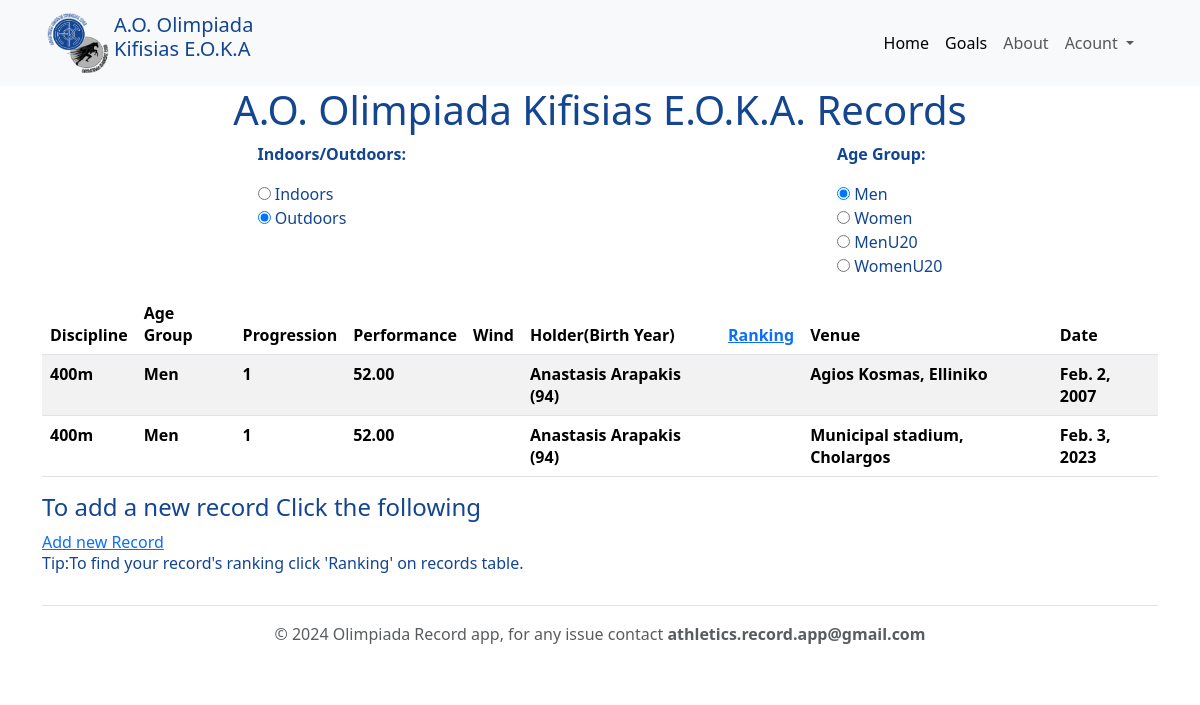
Page /records/ on the earlier database version.
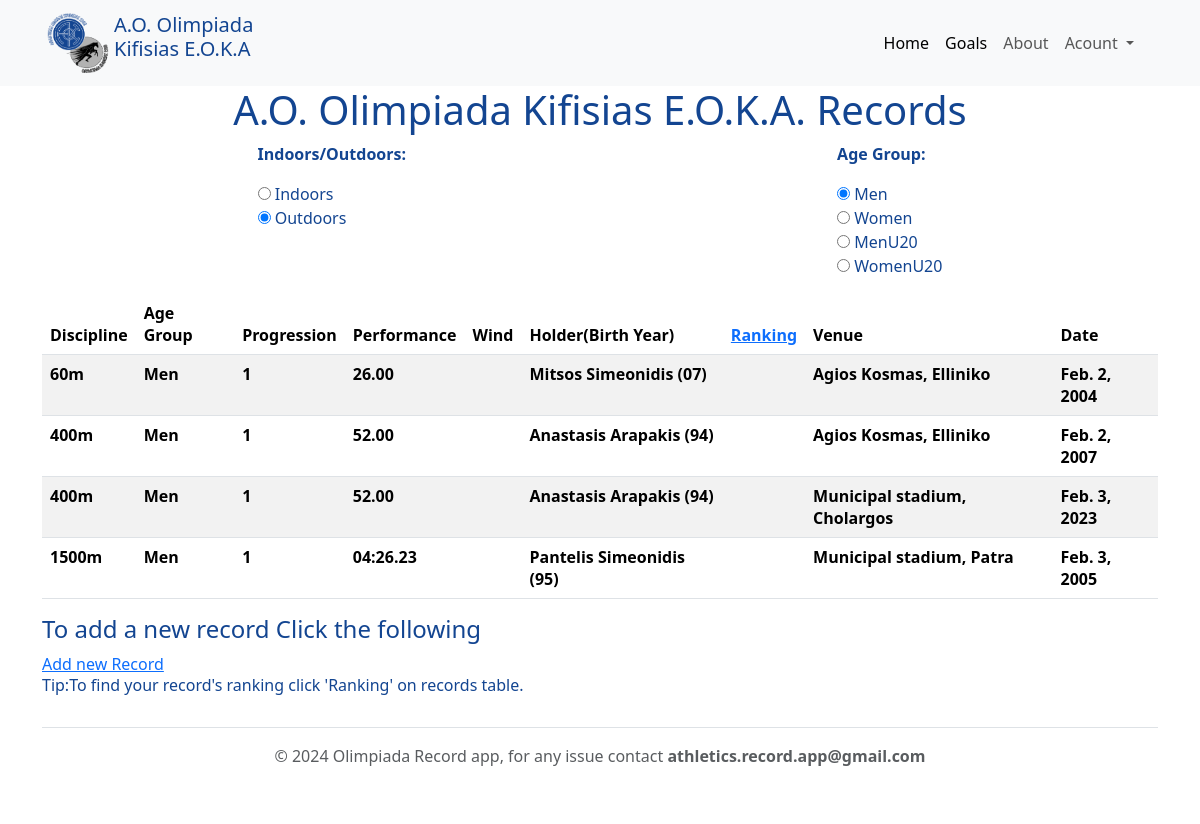
Same page on the later database version.
### records/models.py (models this page shows, shortened)
class Record(models.Model):
    user = models.ForeignKey(User, blank=True, null=True, on_delete=models.SET_NULL)
    holder = models.ForeignKey(Athlete, blank=True, null=True, on_delete=models.SET_NULL)
    age_group = models.ForeignKey(AgeGroup, blank=True, null=True, on_delete=models.SET_NULL)
    discipline = models.ForeignKey(Discipline, blank=True, null=True, on_delete=models.SET_NULL)
    venue = models.ForeignKey(Venue, blank=True, null=True, on_delete=models.SET_NULL)
    stadium = models.ForeignKey(Stadium, blank=True, null=True, on_delete=models.SET_NULL)
    performance = models.FloatField(blank=False, null=True)
    ranking = models.IntegerField(blank=True, null=True)
    progression = models.IntegerField(blank=True, null=True, default=1)
    wind = models.DecimalField(
        max_digits=3,
        decimal_places=1,
        validators=[MinValueValidator(-9.9), MaxValueValidator(9.9)],
        null=True,
        blank=True
    )
    record_date = models.DateField(auto_now=False, auto_now_add=False, null=True, blank=True)
    timestamp = models.DateTimeField(auto_now_add=True)
    updated = models.DateTimeField(auto_now=True)
    @property
    def formatted_performance(self):
        if self.performance is None:
            return ''
        if self.discipline.discipline_type == 'road':
            performance_formatted = self.performance
            minutes = int((performance_formatted % 3600) // 60)
            seconds = performance_formatted % 60
            if minutes == 0:
                performance_formatted_str = f"{seconds:05.2f}"
            else:
                performance_formatted_str = f"{minutes:02}:{seconds:05.2f}"
        else:
            performance_formatted_str = f'{self.performance:.2f}'
        return performance_formatted_str
    def __str__(self):
        return f"{self.discipline} {self.age_group} {self.holder.__str__()}"
    def get_wind_display(self):
        return '' if self.wind is None else str(self.wind)
    def get_ranking_display(self):
        return '' if self.ranking is None else str(self.ranking)
    class Meta:
        unique_together = [['holder', 'discipline', 'performance', 'age_group']]
        db_table = 'Olimpiada records'

class Discipline(models.Model):
    stadium = models.ForeignKey(Stadium, on_delete=models.CASCADE)
    name = models.CharField(max_length=25)
    @property
    def discipline_type(self):
        if self.name in road_disciplines:
            return 'road'
        else:
            return 'field'
    class Meta:
        unique_together = [('stadium', 'name')]
    def __str__(self):
        return f"{self.name} {self.stadium}"

class AgeGroup(models.Model):
    age_group = models.CharField(max_length=10)
    def __str__(self):
        return self.age_group

class Athlete(models.Model):
    first_name = models.CharField(max_length=120)
    last_name = models.CharField(max_length=120)
    birth_year = models.IntegerField(default=None, blank=True, null=True)
    @property
    def full_name(self):
        return f"{self.first_name} {self.last_name}"
    @property
    def full_name_with_birthyear(self):
        return f"{self.full_name} ({str(self.birth_year)[2:]})"
    def __str__(self):
        return self.full_name

class Venue(models.Model):
    area = models.CharField(max_length=30)
    stadium_name = models.CharField(max_length=30)
    def __str__(self):
        return f"{self.stadium_name}, {self.area}"

### records/views.py (the view, shortened to what this page needs)
# urls.py: path('records/', RecordListView.as_view(), name='records-list'),
class RecordListView(ListView):
    model = Record
    def get_context_data(self, **kwargs):
        context = super().get_context_data(**kwargs)
        context['filter_form'] = RecordFilterForm(self.request.GET or
                                                  {'indoors_outdoors': 'outdoors', 'age_group': 'Men'})
        context['title'] = 'Records'
        return context
    def get_queryset(self):
        queryset = Record.objects.annotate(
            discipline_type=Case(
                When(discipline__name__in=road_disciplines, then=Value('road')),
                default=Value('field'),
                output_field=CharField()
            )
        ).order_by('age_group__age_group', '-discipline_type', 'performance')
        indoors_outdoors = self.request.GET.get('indoors_outdoors')
        if indoors_outdoors:
            queryset = queryset.filter(discipline__stadium__indoors_outdoors=indoors_outdoors)
        age_group = self.request.GET.get('age_group')
        if age_group:
            queryset = queryset.filter(age_group__age_group=age_group)
        return queryset
    title = 'Records'

### records/forms.py
class RecordFilterForm(forms.Form):
    indoors_outdoors = forms.ChoiceField(
        choices=[('indoors', 'Indoors'), ('outdoors', 'Outdoors')],
        widget=forms.RadioSelect,
        required=False,
        label='Stadium',
        initial='outdoors',
    )
    AGE_GROUP_CHOICES = [
        ('Men', 'Men'),
        ('Women', 'Women'),
        ('MenU20', 'MenU20'),
        ('WomenU20', 'WomenU20'),
    ]
    age_group = forms.ChoiceField(
        choices=AGE_GROUP_CHOICES,
        required=False,
        widget=forms.RadioSelect,
        initial='Men'
    )
    def __init__(self, *args, **kwargs):
        super().__init__(*args, **kwargs)
        self.fields['indoors_outdoors'].initial = 'outdoors'
        self.fields['age_group'].initial = 'Men'

### records/models.py (called while the page is built)
    def __str__(self):
        return self.name

### templates/records/record_list.html (shortened to what this page needs)
{% extends "base.html" %}
{% block content %}
           <h1 class="align-self-center">A.O. Olimpiada Kifisias E.O.K.A. Records</h1>
        <form id="filter-form" method="get">
            <div class="d-flex flex-wrap justify-content-around">
                <div class="d-inline">
                    <p class="fw-bold">Indoors/Outdoors:</p>
                    {{ filter_form.indoors_outdoors }}
                 </div>
                <div class="d-inline">
                    <p class="fw-bold">Age Group:</p>
                    {{ filter_form.age_group }}
                </div>
            </div>
        </form>
         <div class="overflow-x-scroll">
         <table class="table table-striped">
         <thead>
             <tr>
                <th>Discipline</th>
                <th>Age Group</th>
                <th>Progression</th>
                <th>Performance</th>
                <th>Wind</th>
                <th>Holder(Birth Year)</th>
                <th><a href="https://caltaf.com/pointscalc/calc.html">Ranking</a></th>
                <th>Venue</th>
                <th>Date</th>
             </tr>
         </thead>
         {% for object in record_list %}
         <tr>
              <th> {{ object.discipline.name }} </th>
              <th> {{ object.age_group }}</th>
              <th> {{ object.progression }}</th>
              <th> {{ object.formatted_performance }}</th>
              <th>{{ object.get_wind_display }}</th>
              <th>{{ object.holder.full_name_with_birthyear }}</th>
              <th> {{ object.get_ranking_display }}</th>
              <th> {{ object.venue }}</th>
              <th> {{ object.record_date }}</th>
         </tr>
         {% endfor %}
     </table>
  </div>
        <h4>To add a new record Click the following </h4>
        <a href="/records/create">Add new Record</a>
        <h6>Tip:To find your record's ranking click 'Ranking' on records table.</h6>
{% endblock %}

Differences in the rows shown:
added Record: discipline.name "60m", age_group "Men", progression "1", formatted_performance "26.00", holder.full_name_with_birthyear "Mitsos Simeonidis (07)", venue "Agios Kosmas, Elliniko", record_date "Feb. 2, 2004"
added Record: discipline.name "1500m", age_group "Men", progression "1", formatted_performance "04:26.23", holder.full_name_with_birthyear "Pantelis Simeonidis (95)", venue "Municipal stadium, Patra", record_date "Feb. 3, 2005"
